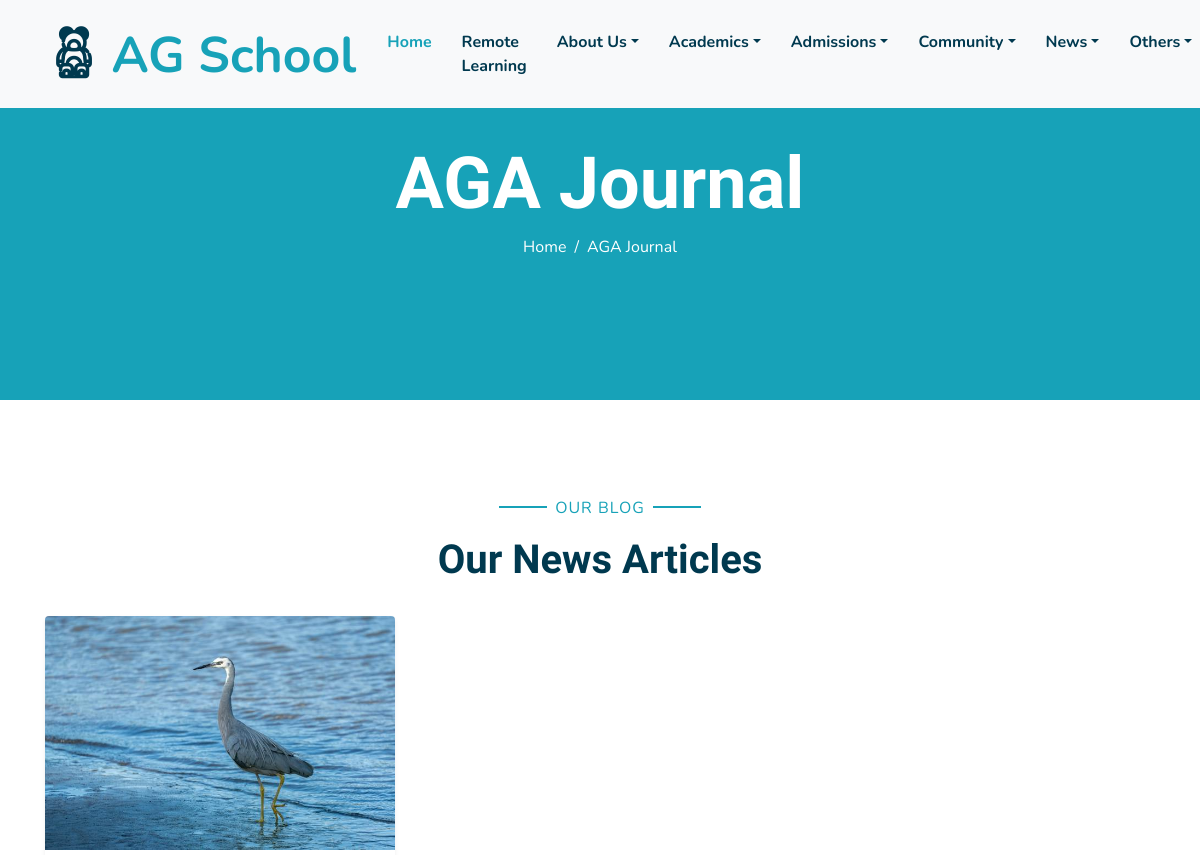
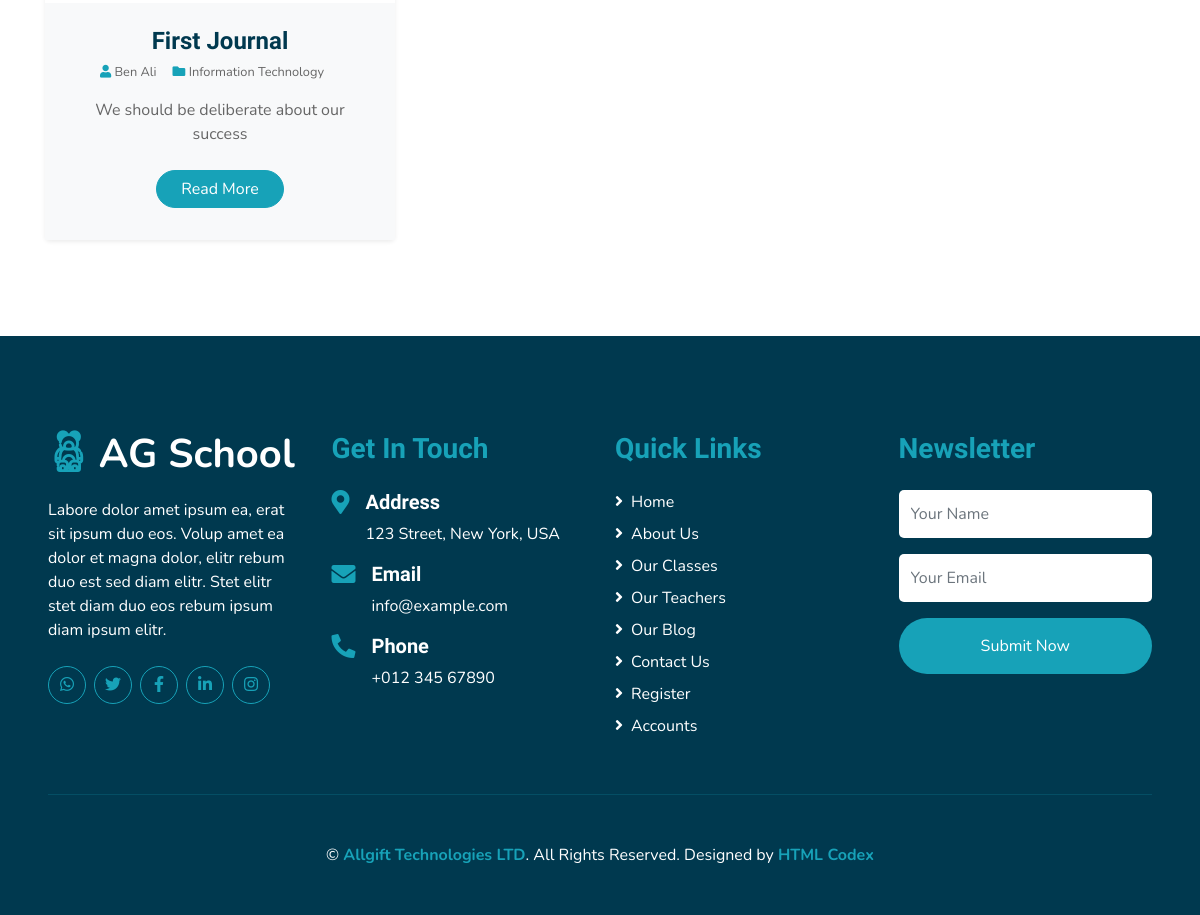
The page /journal/ on the database its author committed (2 pictures, top to bottom).
### core/models.py (models this page shows, shortened)
class Journal(models.Model):
    title = models.CharField(max_length=255)
    category = models.ForeignKey(ArticlesCategories, on_delete=models.CASCADE)
    picture_1 = models.ImageField(default='', upload_to='blog')
    blockquote = models.CharField(max_length=255, null=True, blank=True)
    picture_2 = models.ImageField(upload_to='blog', null=True, blank=True)
    picture_3 = models.ImageField(upload_to='blog', null=True, blank=True)
    detail_1 = models.TextField(null=True, blank=True)
    detail_2 = models.TextField(null=True, blank=True)
    topic_3 = models.CharField(max_length=255, null=True, blank=True)
    detail_3 = models.TextField(null=True, blank=True)
    topic_4 = models.CharField(max_length=255, null=True, blank=True)
    detail_4 = models.TextField(null=True, blank=True)
    detail_5 = models.TextField(null=True, blank=True)
    detail_6 = models.TextField(null=True, blank=True)
    banner = models.BooleanField(default=False)
    date_posted = models.DateTimeField(auto_now_add=True)
    author = models.CharField(max_length=155)
    author_pic = models.ImageField(upload_to='blog', default="default.jpg", null=True, blank=True)

class ArticlesCategories(models.Model):
    category = models.CharField(max_length=128)
    def __str__(self):
        return f"{self.category}"

### core/views.py (the view)
# urls.py: path("journal/", views.JournalListView.as_view(), name='journal'),
class JournalListView(ListView):
    model = Journal
    template_name = 'core/journal.html'
    context_object_name = 'articles'

### templates/core/journal.html (shortened to what this page needs)
{% extends 'base.html' %}
{% load static %}
{% block content %}
    <div class="container-fluid bg-primary mb-5">
      <div
        class="d-flex flex-column align-items-center justify-content-center"
        style="min-height: 400px"
      >
        <h3 class="display-3 font-weight-bold text-white">AGA Journal</h3>
        <div class="d-inline-flex text-white">
          <p class="m-0"><a class="text-white" href="{% url 'home' %}">Home</a></p>
          <p class="m-0 px-2">/</p>
          <p class="m-0">AGA Journal</p>
        </div>
      </div>
    </div>
    <div class="container-fluid pt-5">
      <div class="container">
        <div class="text-center pb-2">
          <p class="section-title px-5">
            <span class="px-2">Our Blog</span>
          </p>
          <h1 class="mb-4">Our News Articles</h1>
        </div>
        <div class="row pb-3">
          {% for article in  articles %}
          <div class="col-lg-4 mb-4">
            <div class="card border-0 shadow-sm mb-2">
              <img class="card-img-top mb-2" src="{{ article.picture_1.url }}" alt="" />
              <div class="card-body bg-light text-center p-4">
                <h4 class="">{{ article.title }}</h4>
                <div class="d-flex justify-content-center mb-3">
                  <small class="mr-3"
                    ><i class="fa fa-user text-primary"></i> {{ article.author }}</small
                  >
                  <small class="mr-3"
                    ><i class="fa fa-folder text-primary"></i> {{ article.category }}</small
                  >
                </div>
                <p>
                  {{ article.blockquote }}
                </p>
                <a href="{% url 'journal_details' article.id %}" class="btn btn-primary px-4 mx-auto my-2"
                  >Read More</a
                >
              </div>
            </div>
          </div>
          {% empty %}
            <p class="empty">No Articles Added</p>
          {% endfor %}
        </div>
      </div>
    </div>
{% endblock content %}

### rows shown on the page
Journal: picture_1 (picture), title "First Journal", author "Ben Ali", category "Information Technology", blockquote "We should be deliberate about our success"
